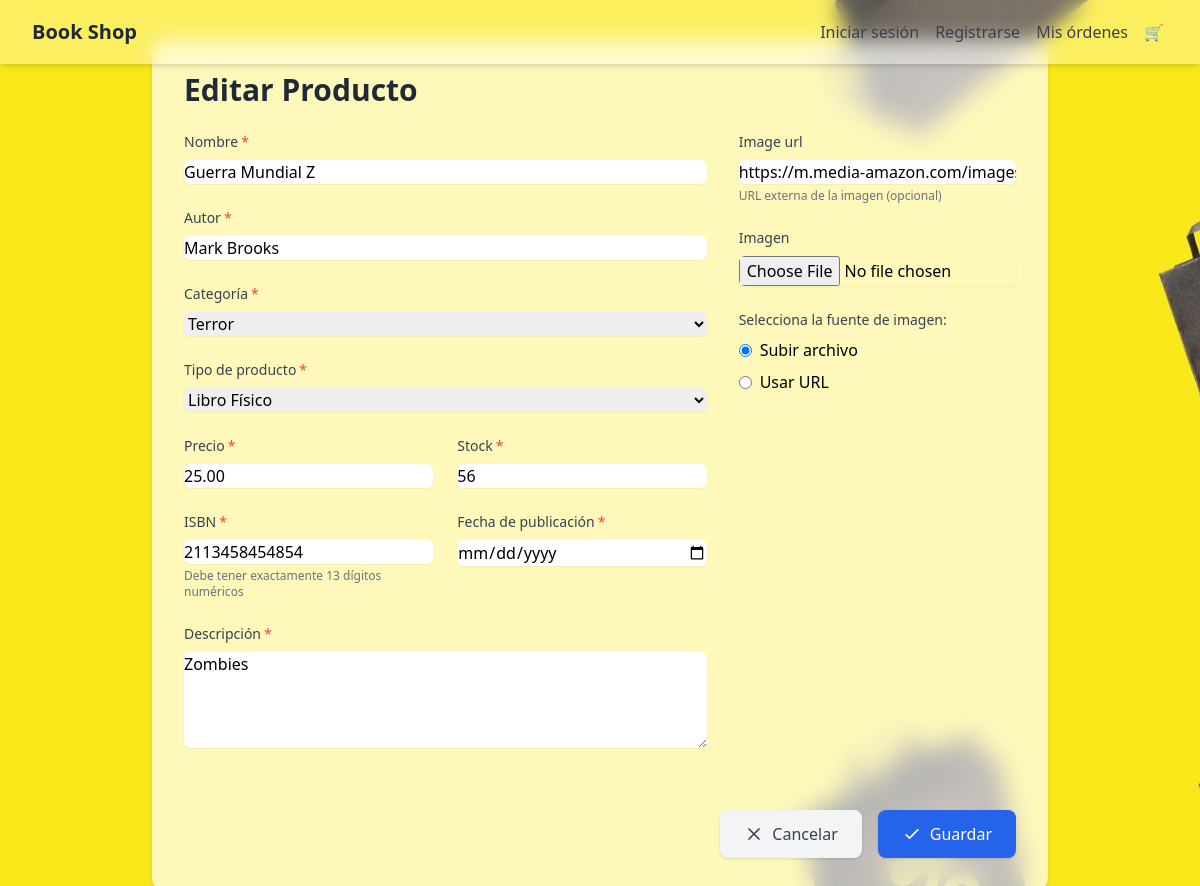
The page /productos/editar/10/ on the database as committed earlier.
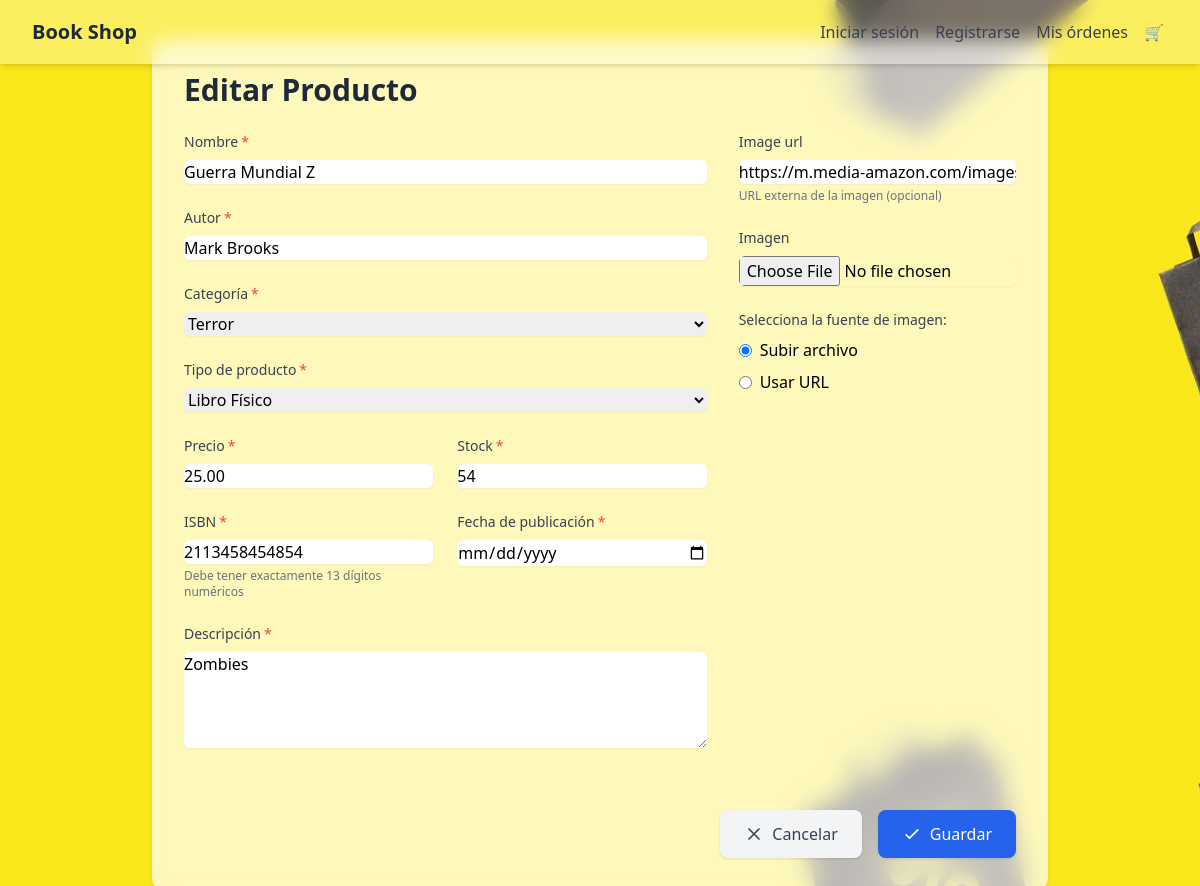
The same page on the database as committed later.
### productos/models.py (models this page shows, shortened)
class Product(models.Model):
    PRODUCT_TYPES = [
        ('physical', 'Libro Físico'),
        ('ebook', 'Libro Digital'),
    ]
    name = models.CharField(max_length=200, verbose_name="Nombre")
    description = models.TextField(verbose_name="Descripción")
    price = models.DecimalField(max_digits=10, decimal_places=2, verbose_name="Precio")
    product_type = models.CharField(
        max_length=10,
        choices=PRODUCT_TYPES,
        default='physical',
        verbose_name="Tipo de producto"
    )
    category = models.ForeignKey(Category, on_delete=models.CASCADE, verbose_name="Categoría")
    stock = models.PositiveIntegerField(default=0, verbose_name="Stock")
    image = models.ImageField(upload_to='products/', blank=True, null=True, verbose_name="Imagen")
    image_url = models.URLField(blank=True, null=True)
    author = models.CharField(max_length=100, verbose_name="Autor")
    isbn = models.CharField(max_length=13,unique=True,validators=[RegexValidator(regex='^\d{13}$', message='El ISBN debe tener exactamente 13 dígitos.')],verbose_name="ISBN")
    publication_date = models.DateField(verbose_name="Fecha de publicación")
    created_at = models.DateTimeField(auto_now_add=True, verbose_name="Fecha de creación")
    updated_at = models.DateTimeField(auto_now=True, verbose_name="Fecha de actualización")
    class Meta:
        verbose_name = "Producto"
        verbose_name_plural = "Productos"

### productos/views.py (the view)
# urls.py: path('editar/<int:pk>/', views.product_update, name='product_update'),  # Editar producto
def product_update(request, pk):
   product = get_object_or_404(Product.objects.select_related('category'), pk=pk)
   if request.method == 'POST':
       form = ProductForm(request.POST, request.FILES, instance=product)
       if form.is_valid():
            product = form.save(commit=False)
            image_source = request.POST.get('image_source')
            image_url = form.cleaned_data.get('image_url')
            image_file = request.FILES.get('image')
            if image_source == 'url' and image_url:
                product.image = None
            elif image_source == 'file' and image_file:
                product.image_url = ''
            elif image_source == 'url' and not image_url and image_file:
                product.image_url = ''
            else:
                product.image = None
                product.image_url = ''
            product.save()
            messages.success(request, 'Producto actualizado exitosamente.')
            return redirect('product_detail', pk=product.pk)
   else:
       form = ProductForm(instance=product)
   return render(request, 'productos/product_form.html', {
       'form': form,
       'title': 'Editar Producto',
       'product': product
   })

### productos/forms.py (shortened to what this page needs)
class ProductForm(forms.ModelForm):
    class Meta:
        model = Product
        fields = ['name', 'author', 'category', 'product_type', 'price', 'stock', 'description', 'image','image_url', 'isbn','publication_date']
        common_class = 'w-full rounded-md border-gray-300 shadow-sm focus:border-blue-500 focus:ring-blue-500'
        widgets = {
            'name': forms.TextInput(attrs={'class': common_class}),
            'author': forms.TextInput(attrs={'class': common_class}),
            'category': forms.Select(attrs={'class': common_class}),
            'product_type': forms.Select(attrs={'class': common_class}),
            'price': forms.NumberInput(attrs={'class': common_class, 'step': '0.01'}),
            'stock': forms.NumberInput(attrs={'class': common_class}),
            'description': forms.Textarea(attrs={'class': common_class, 'rows': 4}),
            'image': forms.FileInput(attrs={'class': common_class}),
            'image_url': forms.URLInput(attrs={'class': common_class}),
            'isbn': forms.TextInput(attrs={'class': common_class}),
            'publication_date': forms.DateInput(attrs={'class': common_class, 'type': 'date'}),
        }

### productos/templates/productos/product_form.html (shortened to what the changed rows need)
{% extends "base.html" %}
{% load static %}
{% load i18n %}
{% block content %}
<div class="max-w-4xl mx-auto bg-white bg-opacity-70 backdrop-blur-md rounded-xl shadow-md p-8 animate-fade-in">
  <h2 class="text-3xl font-bold text-gray-800 mb-6">{{ title }}</h2>
  <form method="post" enctype="multipart/form-data">
    <div class="flex flex-col md:flex-row gap-8">
      <div class="flex-1">
        <div class="mb-6">
          <label for="{{ form.name.id_for_label }}" class="block text-sm font-medium text-gray-700 mb-2">
            {{ form.name.label }}{% if form.name.field.required %}<span class="text-red-500">*</span>{% endif %}
          </label>
          {{ form.name }}
        </div>
        <div class="mb-6">
          <label for="{{ form.author.id_for_label }}" class="block text-sm font-medium text-gray-700 mb-2">
            {{ form.author.label }}{% if form.author.field.required %}<span class="text-red-500">*</span>{% endif %}
          </label>
          {{ form.author }}
        </div>
        <div class="mb-6">
          <label for="{{ form.category.id_for_label }}" class="block text-sm font-medium text-gray-700 mb-2">
            {{ form.category.label }}{% if form.category.field.required %}<span class="text-red-500">*</span>{% endif %}
          </label>
          {{ form.category }}
        </div>
        <div class="mb-6">
          <label for="{{ form.product_type.id_for_label }}" class="block text-sm font-medium text-gray-700 mb-2">
            {{ form.product_type.label }}{% if form.product_type.field.required %}<span class="text-red-500">*</span>{% endif %}
          </label>
          {{ form.product_type }}
        </div>
        <div class="grid grid-cols-1 md:grid-cols-2 gap-6 mb-6">
          <div>
            <label for="{{ form.price.id_for_label }}" class="block text-sm font-medium text-gray-700 mb-2">
              {{ form.price.label }}{% if form.price.field.required %}<span class="text-red-500">*</span>{% endif %}
            </label>
            {{ form.price }}
          </div>
          <div>
            <label for="{{ form.stock.id_for_label }}" class="block text-sm font-medium text-gray-700 mb-2">
              {{ form.stock.label }}{% if form.stock.field.required %}<span class="text-red-500">*</span>{% endif %}
            </label>
            {{ form.stock }}
          </div>
        </div>
        <div class="grid grid-cols-1 md:grid-cols-2 gap-6 mb-6">
          <div>
            <label for="{{ form.isbn.id_for_label }}" class="block text-sm font-medium text-gray-700 mb-2">
              {{ form.isbn.label }}{% if form.isbn.field.required %}<span class="text-red-500">*</span>{% endif %}
            </label>
            {{ form.isbn }}
            <p class="mt-1 text-xs text-gray-500">Debe tener exactamente 13 dígitos numéricos</p>
          </div>
          <div>
            <label for="{{ form.publication_date.id_for_label }}" class="block text-sm font-medium text-gray-700 mb-2">
              {{ form.publication_date.label }}{% if form.publication_date.field.required %}<span class="text-red-500">*</span>{% endif %}
            </label>
            {{ form.publication_date }}
          </div>
        </div>
        <div class="mb-6">
          <label for="{{ form.description.id_for_label }}" class="block text-sm font-medium text-gray-700 mb-2">
            {{ form.description.label }}{% if form.description.field.required %}<span class="text-red-500">*</span>{% endif %}
          </label>
          {{ form.description }}
        </div>
      </div>
      <div class="w-full md:w-1/3">
        <div class="mb-6">
          <label for="{{ form.image_url.id_for_label }}" class="block text-sm font-medium text-gray-700 mb-2">
            {{ form.image_url.label }}{% if form.image_url.field.required %}<span class="text-red-500">*</span>{% endif %}
          </label>
          {{ form.image_url }}
          <p class="mt-1 text-xs text-gray-500">URL externa de la imagen (opcional)</p>
        </div>
        <div class="mb-6">
          <label for="{{ form.image.id_for_label }}" class="block text-sm font-medium text-gray-700 mb-2">
            {{ form.image.label }}{% if form.image.field.required %}<span class="text-red-500">*</span>{% endif %}
          </label>
          {{ form.image }}
        </div>
      </div>
    </div>
  </form>
</div>
{% endblock %}

Rows that differ between the two databases and show on the page:
changed Product "Guerra Mundial Z": stock "56" → "54"
